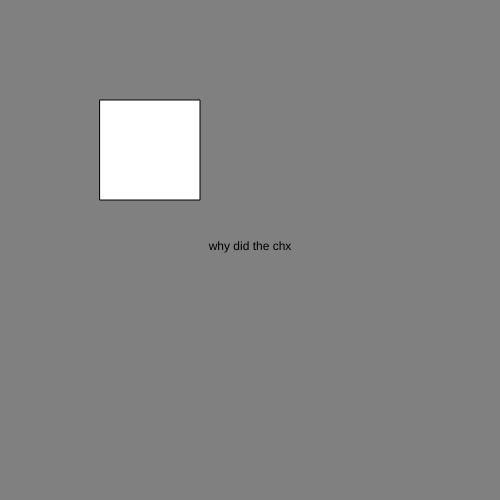
Frame 1 (no input)
Frame 60 (no input): identical to frame 1, image omitted
Frame 120 (the mouse pressed at the canvas centre since frame 60): identical to frame 1, image omitted

The p5.js sketch that drew this single still picture (run headless with seeded random() and noise() and a simulated clock; from frame 60 on, the mouse is pressed at the canvas centre):

// p5.js sketch
// ── sketch.js
let state = 0;

function setup() {
	createCanvas(500, 500);
	textAlign(CENTER);
}

function draw() {
	switch (state) {
		case 0:
			background("grey");
			text("why did the chx", width / 2, height / 2);
			break;

		case 1:
			background("blue");
			text("because", width / 2, height / 2);

			break;
	}

	rect(100, 100, 100, 100);
}

function mouseReleased() {
	if (mouseX > 100 && mouseX < 200 && mouseY > 100 && mouseY < 200) {
		state++;
		if (state > 1) state = 0;
	}
}
